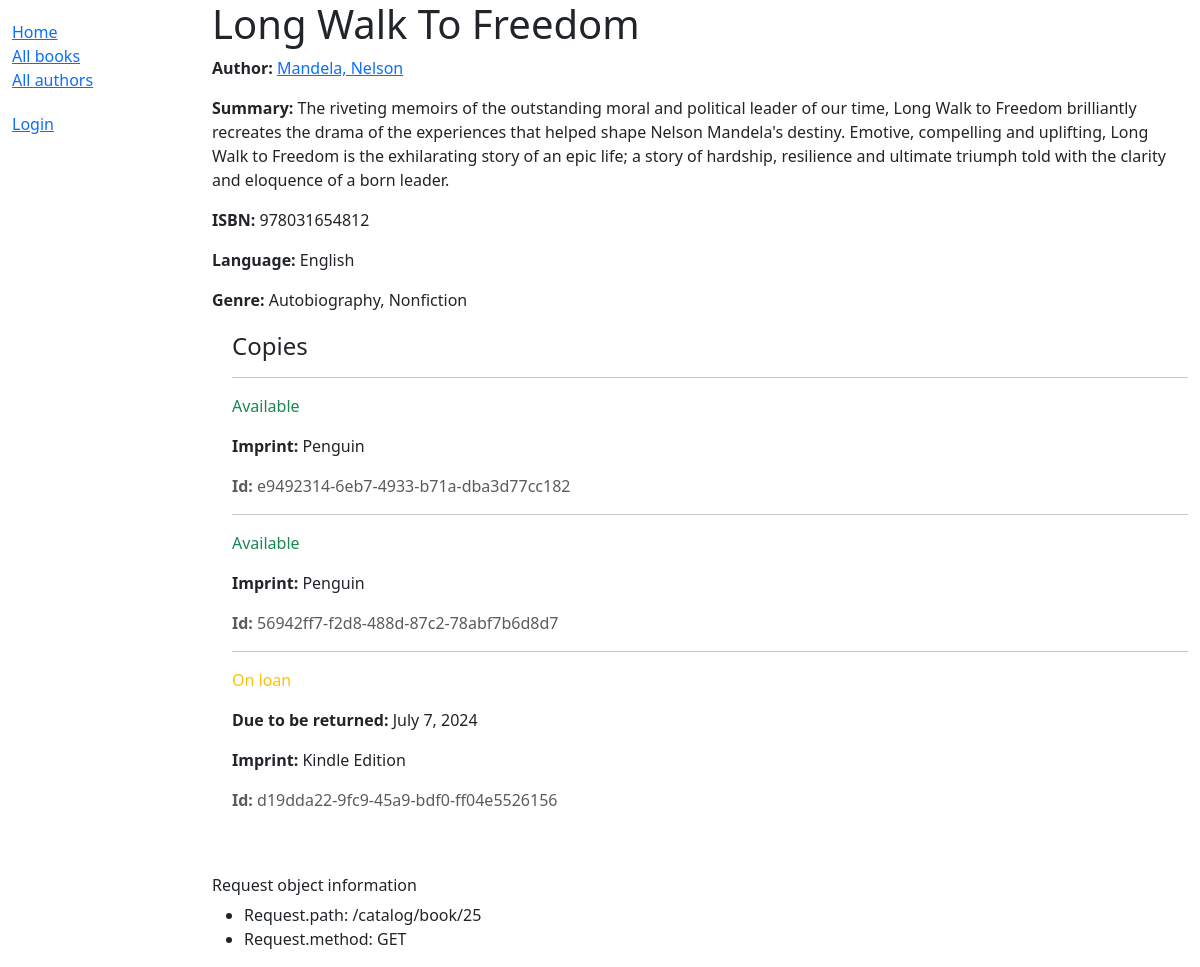
Before: /catalog/book/25 with the older database file.
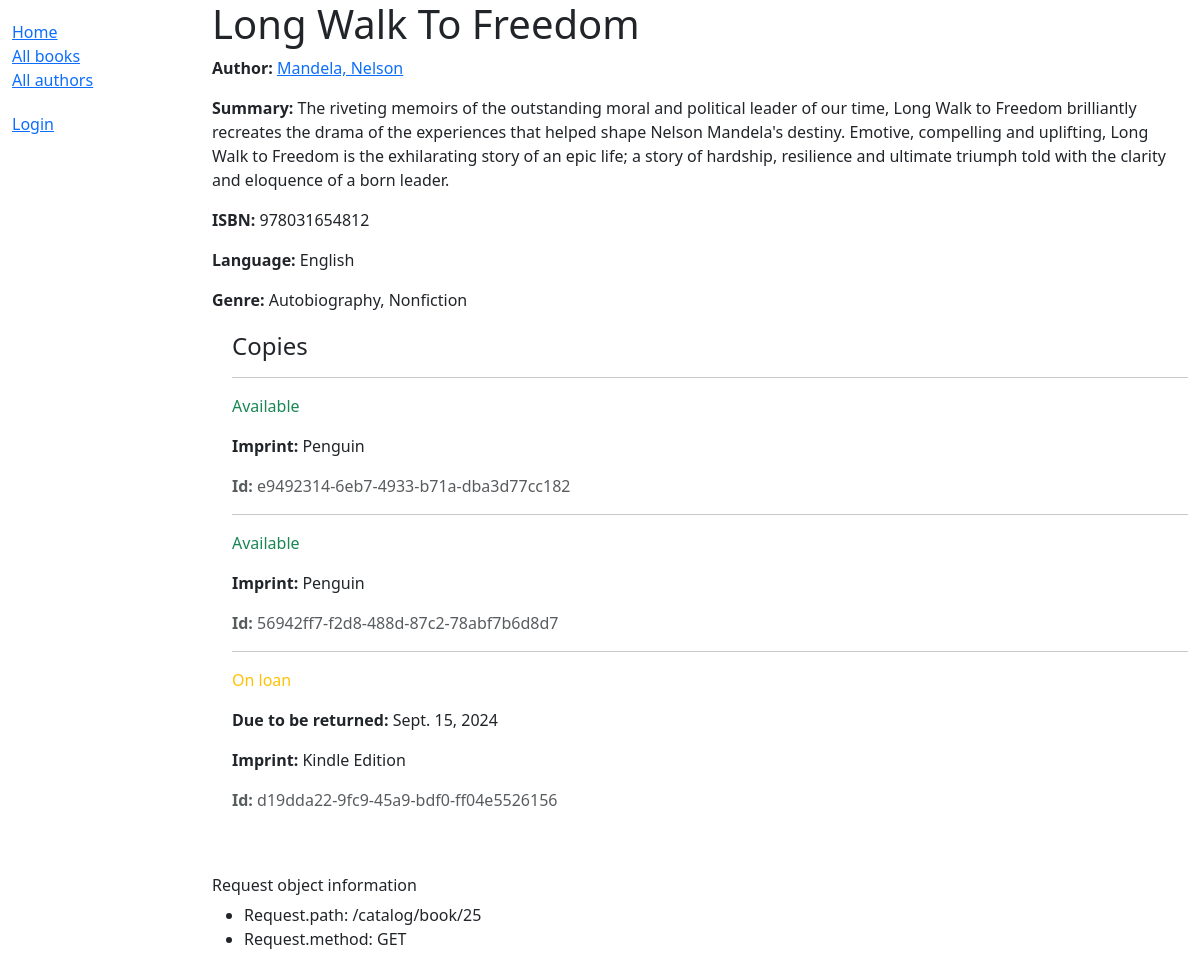
After: the same page with the newer database file.
### catalog/models.py (models this page shows, shortened)
class BookInstance(models.Model):
    id = models.UUIDField(
        primary_key=True, default=uuid.uuid4,
        help_text="Unique ID for this particular book across whole library"
    )
    book = models.ForeignKey(Book, on_delete=models.RESTRICT, null=True)
    imprint = models.CharField(max_length=200)
    due_back = models.DateField(null=True, blank=True)
    LOAN_STATUS = (
        ('m', 'Maintenance'),
        ('o', 'On loan'),
        ('a', 'Available'),
        ('r', 'Reserved'),
    )
    status = models.CharField(
        max_length=1,
        choices=LOAN_STATUS,
        blank=True,
        default='m',
        help_text='Book availability',
    )
    borrower = models.ForeignKey(
        settings.AUTH_USER_MODEL,
        on_delete=models.SET_NULL,
        null=True,
        blank=True,
    )
    class Meta:
        ordering = ['book', 'due_back']
        permissions = (
            ("can_mark_returned", "Set book as returned"),
            ("can_renew", "Renew the book's loaned period"),
        )

### catalog/views.py (the view)
# urls.py: path('book/<int:pk>', views.BookDetailView.as_view(), name='book-detail'),
class BookDetailView(generic.DetailView):
    model = Book

### catalog/models.py (called while the page is built)
    def __str__(self) -> str:
        return self.name

    def __str__(self) -> str:
        return self.name

    def get_absolute_url(self):
        return reverse('catalog:author-detail', args=[str(self.id)])

    def __str__(self) -> str:
        return f'{self.last_name}, {self.first_name}'

### catalog/templates/catalog/book_detail.html (shortened to what this page needs)
{% extends 'base_generic.html' %}
{% block content %}
    <h1>{{ object.title }}</h1>
    <p><strong>Author:</strong> <a href="{{ book.author.get_absolute_url }}">{{ book.author }}</a></p>
    <p><strong>Summary:</strong> {{ object.summary }}</p>
    <p><strong>ISBN:</strong> {{ book.isbn }}</p>
    <p><strong>Language:</strong> {{ book.language }}</p>
    <p><strong>Genre:</strong> {{ object.genre.all|join:", " }}</p>
    <div style="margin-left:20px;margin-top:20px;">
        <h4>Copies</h4>
        {% for copy in book.bookinstance_set.all %}
            <hr>
            <p class="{% if copy.status == 'a' %}text-success
                    {% elif copy.status == 'm' %}text-danger
                    {% else %}text-warning
                    {% endif %}">
                {{ copy.get_status_display }}
            </p>
            {% if copy.status != 'a' %}
                <p><strong>Due to be returned:</strong> {{ copy.due_back }}</p>
            {% endif %}
            <p><strong>Imprint: </strong>{{ copy.imprint }}</p>
            <p class="text-muted"><strong>Id:</strong> {{ copy.id }}</p>
        {% empty %}
                <p class="text-danger">Please update the instance information!</p>
        {% endfor %}
    </div>
{% endblock %}

Changed rows visible on the page:
changed BookInstance "On loan": due_back "July 7, 2024" → "Sept. 15, 2024"
